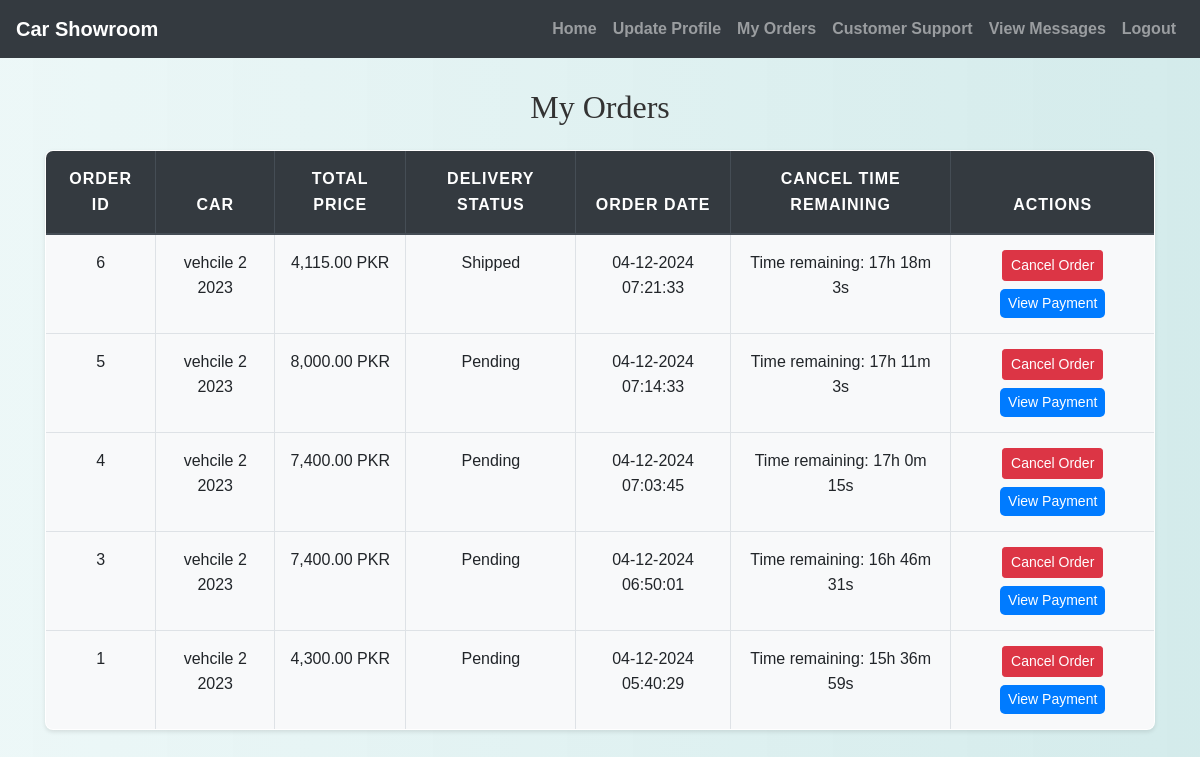
Page /view_orders.php (signed in) on the committed database.
### tables this page shows
CREATE TABLE `orders` (
  `order_id` int(11) NOT NULL,
  `user_id` int(11) DEFAULT NULL,
  `car_id` int(11) DEFAULT NULL,
  `city` varchar(50) DEFAULT NULL,
  `payment_method` enum('installment','full','pending','paid','partially_paid') NOT NULL,
  `delivery_status` enum('pending','delivered','processing','shipped') NOT NULL,
  `order_status` enum('active','cancelled','shipped','completed') NOT NULL,
  `total_price` decimal(10,2) DEFAULT NULL,
  `delivery_charge` decimal(10,2) DEFAULT NULL,
  `created_at` timestamp NOT NULL DEFAULT current_timestamp()
);

CREATE TABLE `cars` (
  `car_id` int(11) NOT NULL,
  `brand` varchar(50) NOT NULL,
  `model` varchar(50) NOT NULL,
  `price` decimal(10,2) NOT NULL,
  `image_url` varchar(255) DEFAULT NULL,
  `category_id` int(11) DEFAULT NULL,
  `features` text DEFAULT NULL,
  `availability_status` enum('available','unavailable') DEFAULT 'available',
  `created_at` timestamp NOT NULL DEFAULT current_timestamp()
);

### view_orders.php (the view, shortened to what this page needs)
<?php
include('config.php');
$user_id = $_SESSION["id"];
$sql = "SELECT o.order_id, o.created_at, o.total_price, o.delivery_status, c.brand, c.model
        FROM Orders o
        JOIN Cars c ON o.car_id = c.car_id
        WHERE o.user_id = ?
        ORDER BY o.created_at DESC";
$stmt = $conn->prepare($sql);
$stmt->bind_param("i", $user_id);
$stmt->execute();
$result = $stmt->get_result();
$orders = [];
while ($row = $result->fetch_assoc()) {
    $orders[] = $row;
}
?>
<!DOCTYPE html>
<html lang="en">
<head>
    <link rel="stylesheet" href="https://stackpath.bootstrapcdn.com/bootstrap/4.5.2/css/bootstrap.min.css">
    <link rel="stylesheet" href="./css/style.css">
</head>
<body>
    <?php include('navbar.php'); ?>
    <div class="container">
        <h2 class="mb-4">My Orders</h2>
        <table class="table table-bordered">
            <thead class="thead-dark">
                <tr>
                    <th>Order ID</th>
                    <th>Car</th>
                    <th>Total Price</th>
                    <th>Delivery Status</th>
                    <th>Order Date</th>
                    <th>Cancel Time Remaining</th>
                    <th>Actions</th>
                </tr>
            </thead>
            <tbody>
                <?php foreach ($orders as $order): ?>
                    <?php
                    $order_time = strtotime($order['created_at']);
                    $current_time = time();
                    $remaining_time = max(86400 - ($current_time - $order_time), 0);
                    $can_cancel = $remaining_time > 0;
                    ?>
                    <tr>
                        <td><?php echo htmlspecialchars($order['order_id']); ?></td>
                        <td><?php echo htmlspecialchars($order['brand'] . ' ' . $order['model']); ?></td>
                        <td><?php echo number_format($order['total_price'], 2); ?> PKR</td>
                        <td><?php echo ucfirst($order['delivery_status']); ?></td>
                        <td><?php echo date("d-m-Y H:i:s", $order_time); ?></td>
                        <td>
                            <span id="timer-<?php echo $order['order_id']; ?>" class="timer">
                            </span>
                        </td>
                        <td>
                            <?php if ($can_cancel): ?>
                                <form method="POST" action="cancel_order.php" style="display:inline;">
                                    <button type="submit" class="btn btn-danger btn-sm">Cancel Order</button>
                                </form>
                            <?php endif; ?>
                            <a href="view_payment.php?order_id=<?php echo $order['order_id']; ?>" class="mt-2 btn btn-primary btn-sm">View Payment</a>
                        </td>
                    </tr>
                <?php endforeach; ?>
            </tbody>
        </table>
    </div>
</body>
</html>

### css/style.css (style rules this page uses)
body { background: linear-gradient(90deg, rgba(233, 246, 246, 0.831), rgba(207, 233, 233, 0.9)); font-family: 'Arial', sans-serif; color: #333; line-height: 1.6; }
h1, h2, h3, h4 { text-align: center; margin-top: 30px; margin-bottom: 30px; font-family: 'Georgia', serif; }
.container { margin-bottom: 40px; }
.table { width: 100%; border-collapse: collapse; margin-top: 20px; font-size: 16px; background-color: #ffffff; border-radius: 8px; overflow: hidden; box-shadow: 0 2px 4px rgba(0, 0, 0, 0.1); }
.table th, .table td { padding: 15px; border: 1px solid #dee2e6; text-align: center; }
.table thead th { background-color: #004d4d; color: white; font-weight: bold; text-transform: uppercase; letter-spacing: 1px; }
.table tbody tr:nth-child(odd) { background-color: #f8f9fa; }
.btn-primary { color: #fff; border: none; border-radius: 5px; cursor: pointer; transition: background-color 0.3s ease; }
a { color: #006666; text-decoration: none; font-weight: bold; }

### rows in the picture
orders: order_id "6", car.model "vehcile 2 2023", total_price "4,115.00", delivery_status "Shipped", created_at "04-12-2024 07:21:33"
orders: order_id "5", car.model "vehcile 2 2023", total_price "8,000.00", delivery_status "Pending", created_at "04-12-2024 07:14:33"
orders: order_id "4", car.model "vehcile 2 2023", total_price "7,400.00", delivery_status "Pending", created_at "04-12-2024 07:03:45"
orders: order_id "3", car.model "vehcile 2 2023", total_price "7,400.00", delivery_status "Pending", created_at "04-12-2024 06:50:01"
orders: order_id "1", car.model "vehcile 2 2023", total_price "4,300.00", delivery_status "Pending", created_at "04-12-2024 05:40:29"
